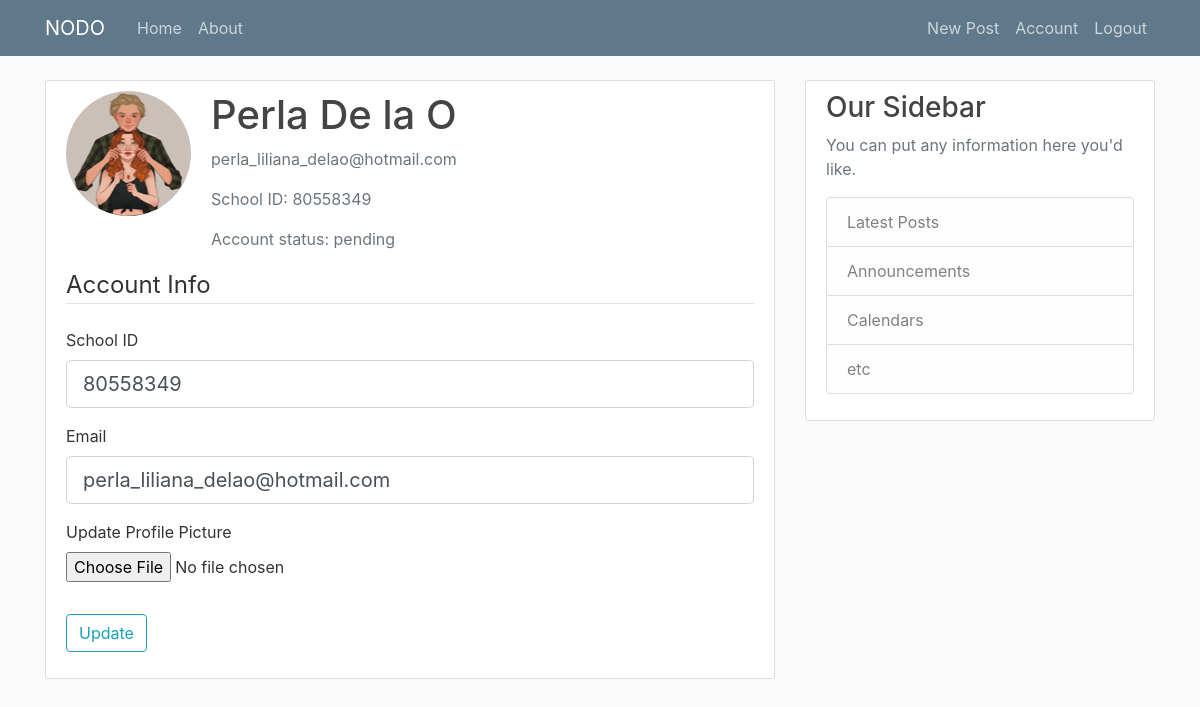
Page /account (signed in) on the committed database.
### NODO_web-master/flasksite/models.py (models this page shows, shortened)
class User(db.Model,UserMixin):
    id=db.Column(db.Integer,primary_key=True)
    username = db.Column(db.String(20), unique=True, nullable=False)
    firstName=db.Column(db.String(20), nullable=False)
    lastName=db.Column(db.String(20), nullable=False)
    day=db.Column(db.Integer)
    month=db.Column(db.Integer)
    year=db.Column(db.Integer)
    interest1=db.Column(db.String(50))
    interest2=db.Column(db.String(50))
    interest3=db.Column(db.String(50))
    email=db.Column(db.String(120),unique=True, nullable=False)
    password= db.Column(db.String(60),nullable=False)
    status=db.Column(db.String(20),default="pending")
    image_file=db.Column(db.String(20), nullable=False,default="default.jpg")
    posts=db.relationship('Post',backref='author', lazy=True)

### NODO_web-master/flasksite/users/routes.py (the view)
@users.route("/account", methods=['GET', 'POST'])
@login_required
def account():
    form = UpdateAccountForm()
    if form.validate_on_submit():
        if form.picture.data:
            picture_file = save_picture(form.picture.data)
            current_user.image_file = picture_file
        current_user.username = form.username.data
        current_user.email = form.email.data
        db.session.commit()
        flash('Your account has been updated!', 'success')
        return redirect(url_for('users.account'))
    elif request.method == 'GET':
        form.username.data = current_user.username
        form.email.data = current_user.email
    image_file = url_for('static', filename='profile_pics/' + current_user.image_file)
    return render_template('account.html', title='Account',
                           image_file=image_file, form=form)

### NODO_web-master/flasksite/users/forms.py (shortened to what this page needs)
class UpdateAccountForm(FlaskForm):
    username = StringField('School ID',
                           validators=[DataRequired(), Length(min=2, max=20)])
    email = StringField('Email',
                        validators=[DataRequired(), Email()])
    picture = FileField('Update Profile Picture', validators=[FileAllowed(['jpg', 'png'])])
    submit = SubmitField('Update')

### NODO_web-master/flasksite/models.py (called while the page is built)
@login_manager.user_loader
def load_user(user_id):
    return User.query.get(int(user_id))

### NODO_web-master/flasksite/templates/account.html (shortened to what this page needs)
{% extends "layout.html" %}
{% block content %}
<div class="content-section">
    <div class="media">
        <img class="rounded-circle account-img" src="{{ image_file }}">
        <div class="media-body">
            <h2 class="account-heading">{{ current_user.firstName +' ' +current_user.lastName  }}</h2>
            <p class="text-secondary">{{ current_user.email }}</p>
            <p class="text-secondary">{{ 'School ID: ' +current_user.username }}</p>
            <p class="text-secondary">{{ 'Account status: ' +current_user.status }}</p>
        </div>
    </div>
    <form method="POST" action="" enctype="multipart/form-data">
        <fieldset class="form-group">
            <legend class="border-bottom mb-4">Account Info</legend>
            <div class="form-group">
                {{ form.username.label(class="form-control-label") }}
                {% if form.username.errors %}
                {{ form.username(class="form-control form-control-lg is-invalid") }}
                <div class="invalid-feedback">
                    {% for error in form.username.errors %}
                    <span>{{ error }}</span>
                    {% endfor %}
                </div>
                {% else %}
                {{ form.username(class="form-control form-control-lg") }}
                {% endif %}
            </div>
            <div class="form-group">
                {{ form.email.label(class="form-control-label") }}
                {% if form.email.errors %}
                {{ form.email(class="form-control form-control-lg is-invalid") }}
                <div class="invalid-feedback">
                    {% for error in form.email.errors %}
                    <span>{{ error }}</span>
                    {% endfor %}
                </div>
                {% else %}
                {{ form.email(class="form-control form-control-lg") }}
                {% endif %}
            </div>
            <div class="form-group">
                {{ form.picture.label() }}
                {{ form.picture(class="form-control-file") }}
            </div>
        </fieldset>
        <div class="form-group">
            {{ form.submit(class="btn btn-outline-info") }}
        </div>
    </form>
</div>
{% endblock content %}

### NODO_web-master/flasksite/static/main.css (style rules this page uses)
body { background: #fafafa; color: #333333; margin-top: 5rem; }
h1, h2, h3, h4, h5, h6 { color: #444444; }
.content-section { background: #ffffff; padding: 10px 20px; border: 1px solid #dddddd; border-radius: 3px; margin-bottom: 20px; }
.account-img { height: 125px; width: 125px; margin-right: 20px; margin-bottom: 16px; }
.account-heading { font-size: 2.5rem; }

### rows in the picture
User: firstName+lastName "Perla De la O", email "perla_liliana_delao@hotmail.com", username "School ID: 80558349", status "Account status: pending", username "80558349"
